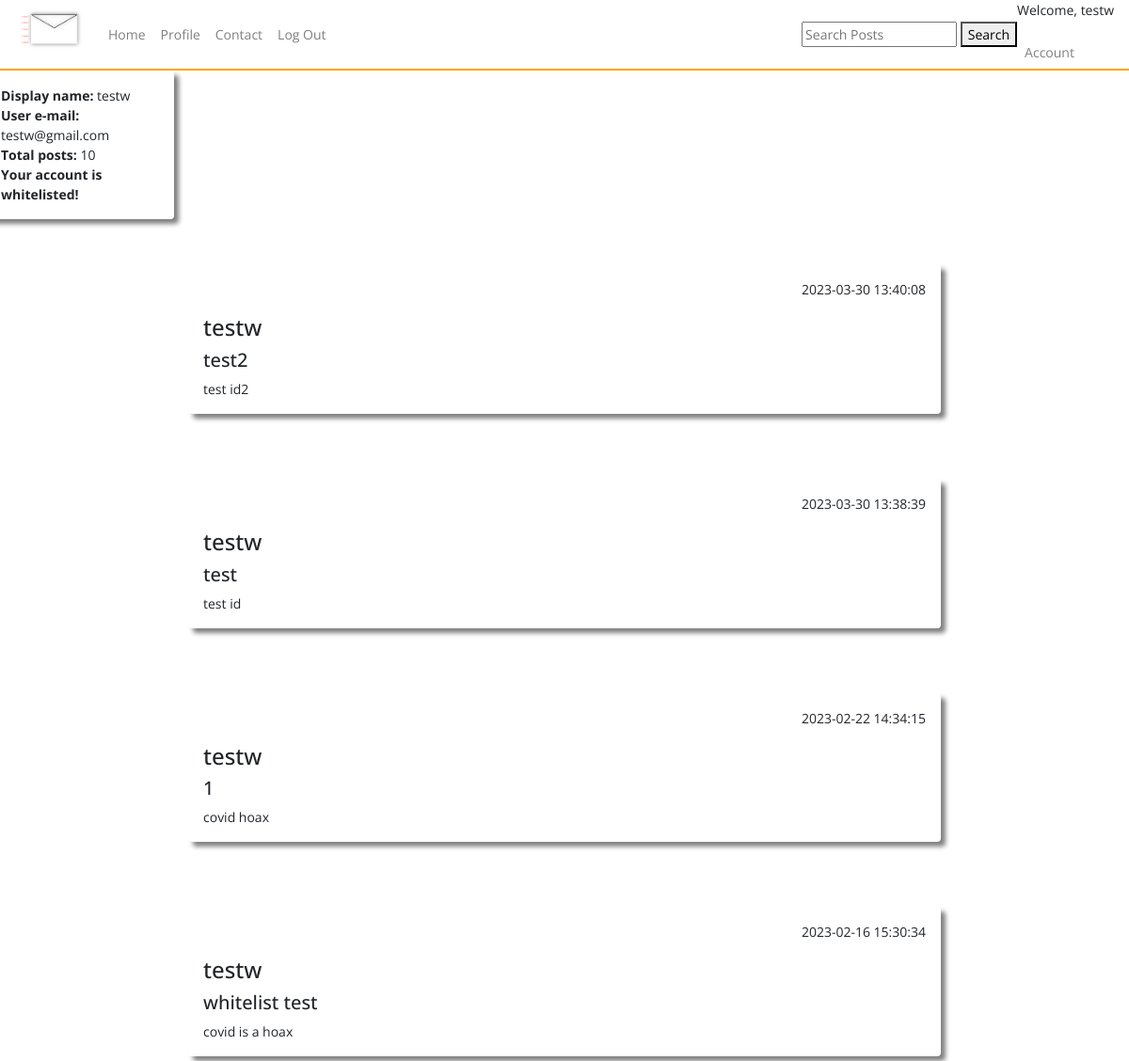
The app's page /profile (signed in, upper part), older data.
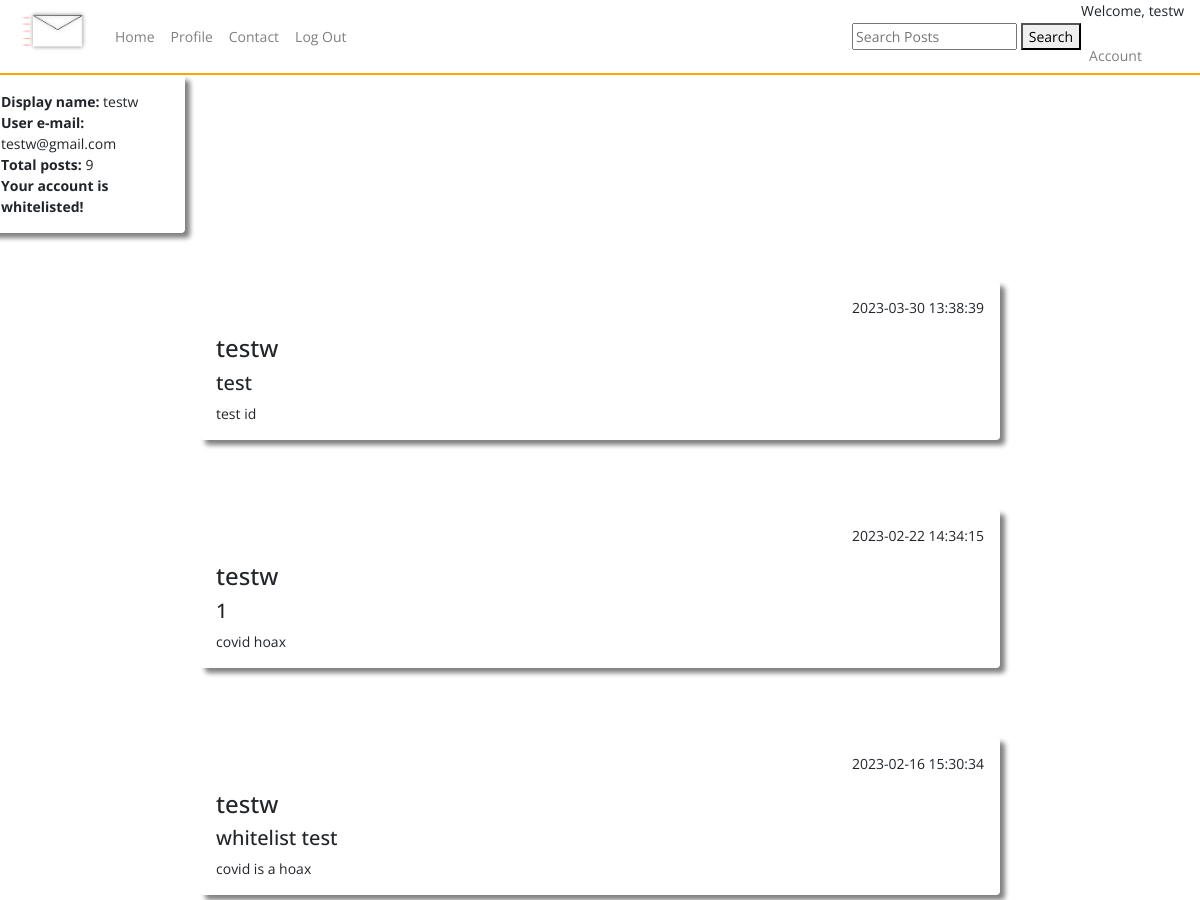
The same page, newer data.
### tables this page shows
CREATE TABLE posts (
    ID INTEGER PRIMARY KEY AUTOINCREMENT,
    title TEXT NOT NULL,
    content TEXT NOT NULL,
    by_user TEXT NOT NULL,
    created_at timestamp default current_timestamp
, userID integer, flag_covid text, blacklisted text, flag_vaccine text, flag_tests text, flag_cures text, reported int, report_message text);

### app.py (the view)
@app.route("/profile")
def profile():
    if not session.get('username'):
        return redirect(url_for('home'))
    user=query_db('SELECT * FROM users WHERE username = ?', [session['username']], True)
    user_posts=query_db('SELECT * FROM posts WHERE by_user = ? ORDER BY created_at DESC', [session['username']])
    conn = sqlite3.connect(DATABASE)
    cursor = conn.cursor()
    cursor.execute("SELECT COUNT(*) FROM posts WHERE by_user = ?", [session['username']])
    post_count = cursor.fetchone()[0]
    return render_template('profile.html', user = user, user_posts = user_posts, post_count = post_count)

### app.py (called while the page is built)
def query_db(query, args=(), one=False):
    con = g._database = sqlite3.connect(DATABASE)
    con.row_factory = sqlite3.Row
    cur = con.execute(query, args)
    rv = cur.fetchall()
    cur.close()
    return (rv[0] if rv else None) if one else rv

### templates/profile.html (shortened to what this page needs)
{% include "layout.html" %}
{% include "nav.html" %}
<div class="row h-500 acc_snippet">
  <div class="col-4 shadow p-3 mb-5 rounded">
      <b>Display name:</b> {{ user.username }}<br>
      <b>User e-mail:</b> {{ user.email }}<br>
      <b>Total posts:</b> {{ post_count }} <br>
      {% if user.whitelisted == "yes" %}
      <b>Your account is whitelisted!</b>
      {% endif %}
  </div>
</div>
<div class="container-fluid">
    {% for user_post in user_posts %}
    <div class="shadow mx-auto posts p-3 mb-5 rounded">
    <p align="right">{{  user_post.created_at  }}</p>
    <h4>{{ user_post.by_user }}</h4>
    <h5>{{ user_post.title }}</h5>
    {{ user_post.content }}<br/>
    </div>
    <br/>
    {% endfor %}
</div>

Row changes from the older to the newer data that the page shows:
removed posts: created_at "2023-03-30 13:40:08", by_user "testw", title "test2", content "test id2"
Text that changed along with them:
{{ post_count }}: "10" → "9"
